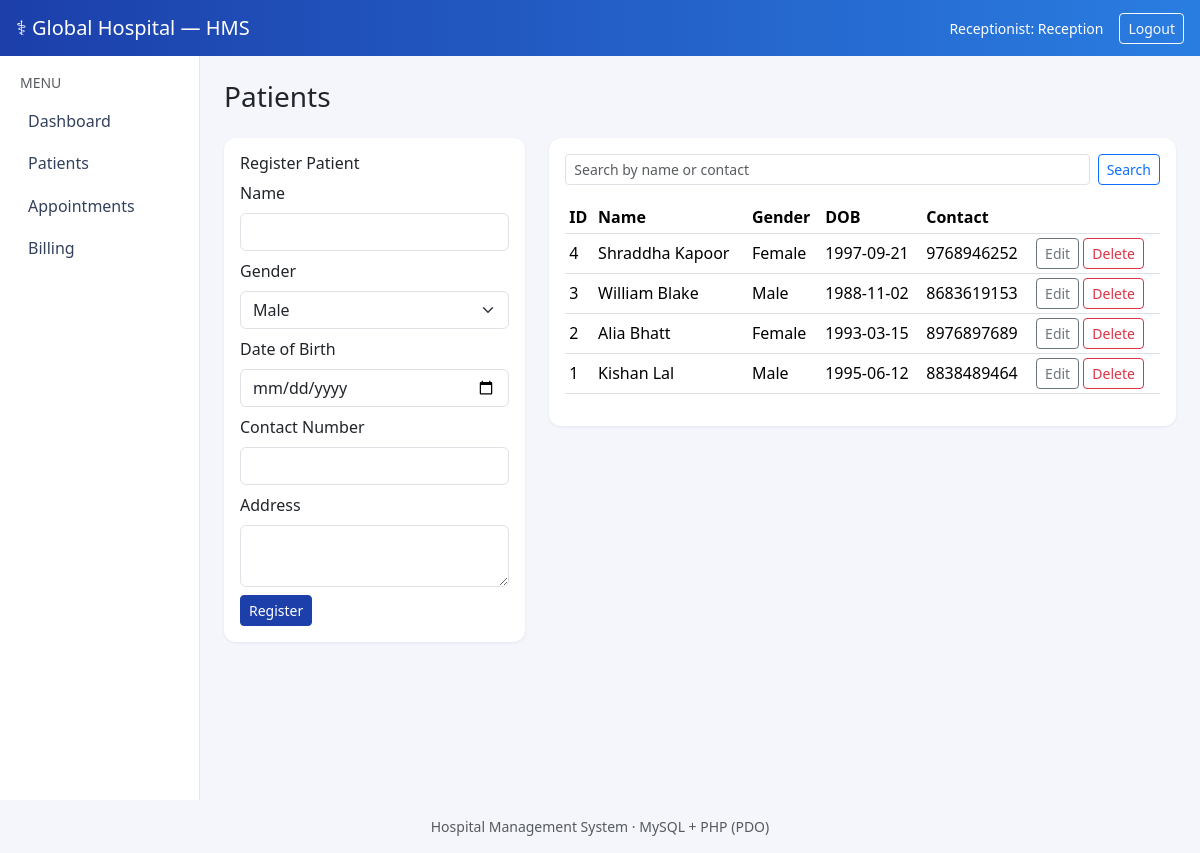
Page /receptionist/patients.php (signed in) on the earlier database version.
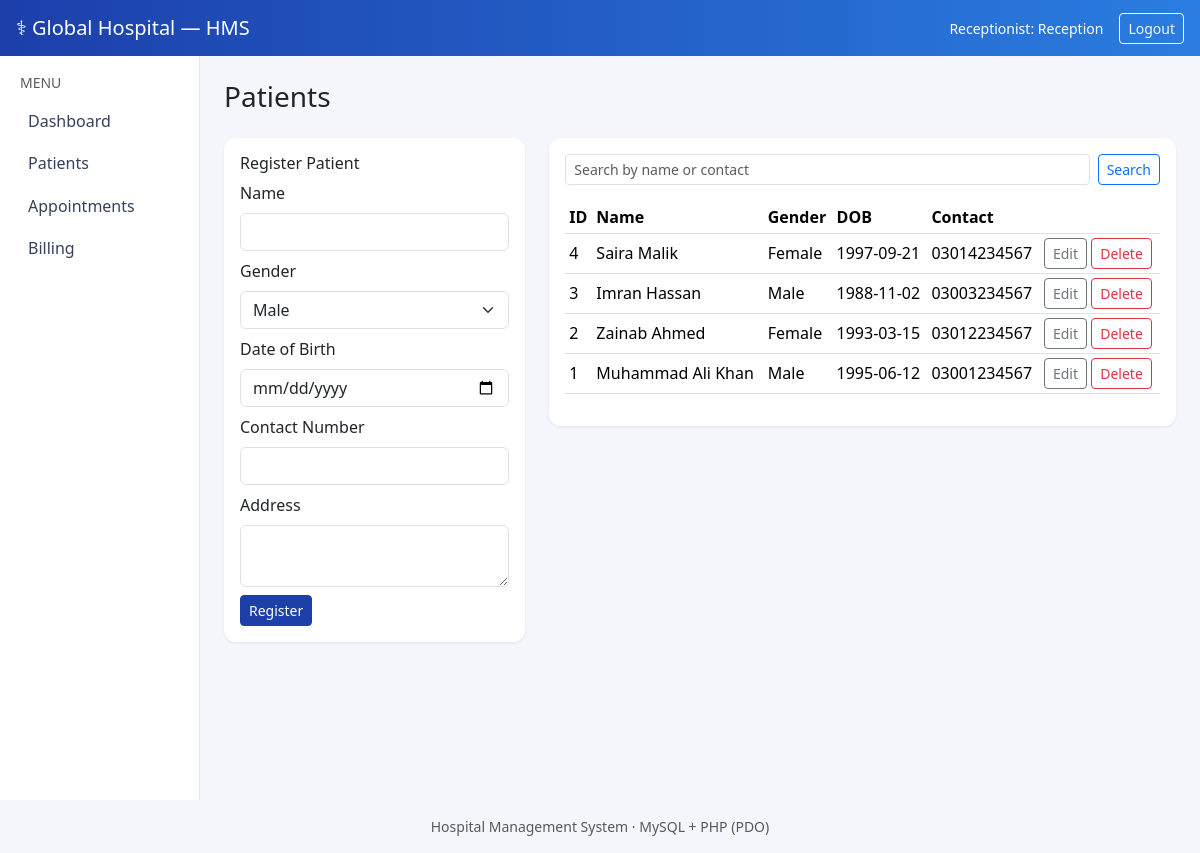
Same page on the later database version.
### tables this page shows
CREATE TABLE Patients (
    patient_id      INT AUTO_INCREMENT PRIMARY KEY,
    name            VARCHAR(100) NOT NULL,
    gender          ENUM('Male','Female','Other') NOT NULL,
    date_of_birth   DATE,
    contact_number  VARCHAR(15),
    address         VARCHAR(255)
);

### includes/functions.php (called while the page is built, shortened)
<?php
require_once __DIR__ . '/../config/database.php';
function searchPatients(string $term = ''): array
{
    if ($term === '') {
        return db()->query('SELECT * FROM Patients ORDER BY patient_id DESC')->fetchAll();
    }
    $stmt = db()->prepare(
        'SELECT * FROM Patients
         WHERE name LIKE ? OR contact_number LIKE ?
         ORDER BY patient_id DESC'
    );
    $like = '%' . $term . '%';
    $stmt->execute([$like, $like]);
    return $stmt->fetchAll();
}
function e($v): string
{
    return htmlspecialchars((string) $v, ENT_QUOTES, 'UTF-8');
}

### config/database.php (called while the page is built, shortened)
<?php
function db(): PDO
{
    static $pdo = null;
    if ($pdo === null) {
        try {
            $pdo = new PDO(
                'mysql:host=' . DB_HOST . ';port=' . DB_PORT . ';dbname=' . DB_NAME . ';charset=utf8mb4',
                DB_USER,
                DB_PASS,
                [
                    PDO::ATTR_ERRMODE            => PDO::ERRMODE_EXCEPTION,
                    PDO::ATTR_DEFAULT_FETCH_MODE => PDO::FETCH_ASSOC,
                    PDO::ATTR_EMULATE_PREPARES   => false,
                ]
            );
        } catch (PDOException $e) {
            die('Database connection failed: ' . $e->getMessage());
        }
    }
    return $pdo;
}

### receptionist/patients.php (the view, shortened to what this page needs)
<?php
require_once __DIR__ . '/../includes/functions.php';
$term     = trim($_GET['q'] ?? '');
$patients = searchPatients($term);
$edit     = isset($_GET['edit']) ? getPatient((int) $_GET['edit']) : null;
require __DIR__ . '/../includes/header.php';
?>
<div class="row g-4">
    <div class="col-md-4">
        <div class="card p-3">
            <h6><?= $edit ? 'Edit Patient' : 'Register Patient' ?></h6>
            <form method="post">
                <div class="mb-2">
                    <label class="form-label">Name</label>
                    <input name="name" class="form-control" value="<?= e($edit['name'] ?? '') ?>" required>
                </div>
                <div class="mb-2">
                    <label class="form-label">Gender</label>
                    <select name="gender" class="form-select">
                        <?php foreach (['Male', 'Female', 'Other'] as $g): ?>
                            <option <?= ($edit && $edit['gender'] === $g) ? 'selected' : '' ?>><?= $g ?></option>
                        <?php endforeach; ?>
                    </select>
                </div>
                <div class="mb-2">
                    <label class="form-label">Date of Birth</label>
                    <input type="date" name="date_of_birth" class="form-control" value="<?= e($edit['date_of_birth'] ?? '') ?>">
                </div>
                <div class="mb-2">
                    <label class="form-label">Contact Number</label>
                    <input name="contact_number" class="form-control" value="<?= e($edit['contact_number'] ?? '') ?>">
                </div>
                <div class="mb-2">
                    <label class="form-label">Address</label>
                    <textarea name="address" class="form-control" rows="2"><?= e($edit['address'] ?? '') ?></textarea>
                </div>
                <button class="btn btn-primary btn-sm"><?= $edit ? 'Update' : 'Register' ?></button>
            </form>
        </div>
    </div>
    <div class="col-md-8">
        <div class="card p-3">
            <form class="d-flex gap-2 mb-3" method="get">
                <input name="q" class="form-control form-control-sm" placeholder="Search by name or contact" value="<?= e($term) ?>">
                <button class="btn btn-outline-primary btn-sm">Search</button>
            </form>
            <table class="table table-sm table-hover align-middle">
                <thead><tr><th>ID</th><th>Name</th><th>Gender</th><th>DOB</th><th>Contact</th><th></th></tr></thead>
                <tbody>
                <?php foreach ($patients as $p): ?>
                    <tr>
                        <td><?= e($p['patient_id']) ?></td>
                        <td><?= e($p['name']) ?></td>
                        <td><?= e($p['gender']) ?></td>
                        <td><?= e($p['date_of_birth']) ?></td>
                        <td><?= e($p['contact_number']) ?></td>
                        <td class="text-nowrap">
                            <a class="btn btn-outline-secondary btn-sm" href="?edit=<?= e($p['patient_id']) ?>">Edit</a>
                            <form method="post" class="d-inline" onsubmit="return confirm('Delete this patient?');">
                                <button class="btn btn-outline-danger btn-sm">Delete</button>
                            </form>
                        </td>
                    </tr>
                <?php endforeach; ?>
                </tbody>
            </table>
        </div>
    </div>
</div>
<?php require __DIR__ . '/../includes/footer.php'; ?>

Differences in the rows shown:
changed patients id 4: name "Shraddha Kapoor" → "Saira Malik"; contact_number "9768946252" → "03014234567"
changed patients id 3: name "William Blake" → "Imran Hassan"; contact_number "8683619153" → "03003234567"
changed patients id 2: name "Alia Bhatt" → "Zainab Ahmed"; contact_number "8976897689" → "03012234567"
changed patients id 1: name "Kishan Lal" → "Muhammad Ali Khan"; contact_number "8838489464" → "03001234567"
